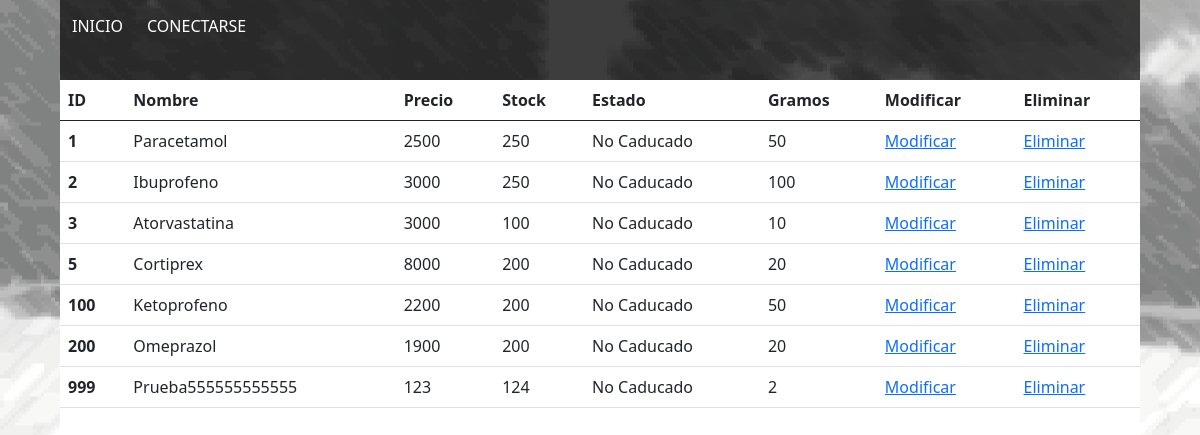
Before: /listmedicamentos with the older database file.
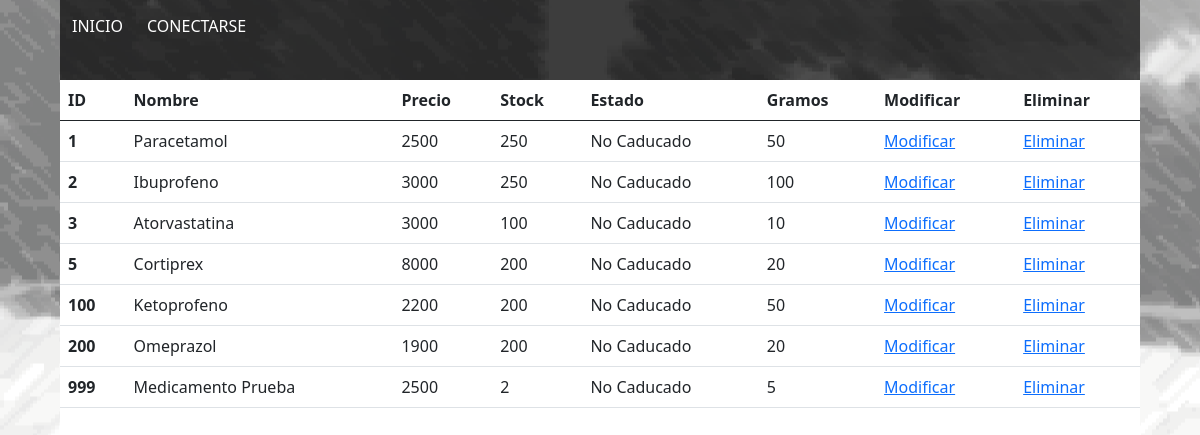
After: the same page with the newer database file.
### CesfamApp/models.py (models this page shows, shortened)
class MEDICAMENTO(models.Model):
    id_medicamento = models.IntegerField(primary_key=True,verbose_name='Id de medicamento')
    nombre_medicamento = models.CharField(max_length=50,verbose_name='Nombre del medicamento')
    precio_medicamento = models.IntegerField(verbose_name='Precio del medicamento')
    stock_medicamento = models.IntegerField(verbose_name='Stock del medicamento')
    estado_medicamento = models.CharField(max_length=12,verbose_name='Estado del medicamento')
    gramos_medicamento = models.IntegerField(verbose_name='Gramos del medicamento')

### CesfamApp/views.py (the view)
# urls.py: path('listmedicamentos',listmedicamentos,name="listmedicamentos"),
def listmedicamentos(request):
    medicamento = MEDICAMENTO.objects.all
    datos = {
        'medicamento': medicamento
    }
    return render(request,'CesfamWeb/listmedicamentos.html',datos)

### CesfamApp/templates/CesfamWeb/listmedicamentos.html (shortened to what this page needs)
{% load static %}
<!DOCTYPE html>
<html lang="es">
<head>
    <link rel="stylesheet" href="{% static 'css/bootstrap.css' %}">
    <link rel="stylesheet" href="{% static 'css/style.css' %}">
</head>
<body>
    <div id="div1">
        <nav class="navbar navbar-expand-lg navbar-light bg-light float-left">
            <div class="collapse navbar-collapse" id="navbarSupportedContent">
                <ul class="navbar-nav mr-auto">
                    <a href="{%url 'home'%}"><button class="btn btn-secondary algo" type="button" id="dropdownMenu2" aria-haspopup="true" aria-expanded="false">INICIO</button></a> {% if request.user.is_authenticated %}
                    <a href="{% url 'logout' %}"><button class="btn btn-secondary algo" type="button" id="dropdownMenu2" aria-haspopup="true" aria-expanded="false">SALIR</button></a>
                    <span class="badge red z-depth-1 mr-1"> {{ user }} </span>{% else %}
                    <a href="{% url 'login' %}"><button class="btn btn-secondary algo" type="button" id="dropdownMenu2" aria-haspopup="true" aria-expanded="false">CONECTARSE</button></a>{% endif %}
                </ul>
            </div>
        </nav>
    </div>
    <div id="divlist">
        <table class="table">
            <thead>
                <tr>
                    <th scope="col">ID</th>
                    <th scope="col">Nombre</th>
                    <th scope="col">Precio</th>
                    <th scope="col">Stock</th>
                    <th scope="col">Estado</th>
                    <th scope="col">Gramos</th>
                    <th scope="col">Modificar</th>
                    <th scope="col">Eliminar</th>
                </tr>
            </thead>
            <tbody>
                {% for m in medicamento%}
                <tr>
                    <th>{{m.id_medicamento}}</th>
                    <td>{{m.nombre_medicamento}}</td>
                    <td>{{m.precio_medicamento}}</td>
                    <td>{{m.stock_medicamento}}</td>
                    <td>{{m.estado_medicamento}}</td>
                    <td>{{m.gramos_medicamento}}</td>
                    <td>
                        <a href="{%url 'form_mod_medicamento' m.id_medicamento %}">Modificar</a>
                    </td>
                    <td>
                        <a href="{%url 'form_del_medicamento' m.id_medicamento %}">Eliminar</a>
                    </td>
                </tr>
                {% endfor %}
            </tbody>
        </table>
    </div>
</body>
</html>

Changed rows visible on the page:
changed MEDICAMENTO id 999: nombre_medicamento "Prueba555555555555" → "Medicamento Prueba"; precio_medicamento "123" → "2500"; stock_medicamento "124" → "2"; gramos_medicamento "2" → "5"
